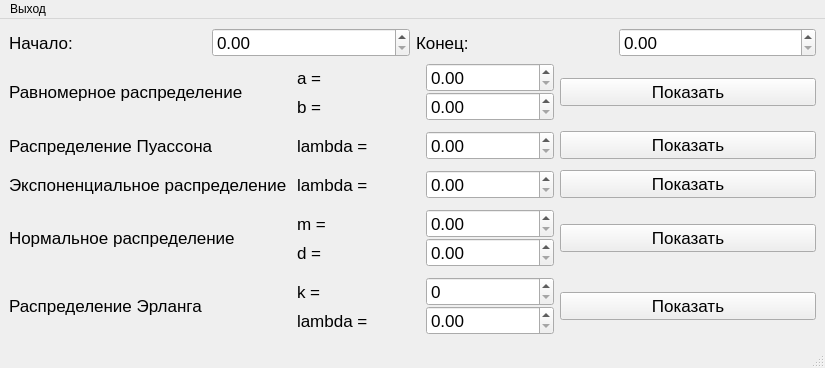
<?xml version="1.0" encoding="UTF-8"?>
<ui version="4.0">
 <class>MainWindow</class>
 <widget class="QMainWindow" name="MainWindow">
  <property name="geometry">
   <rect>
    <x>0</x>
    <y>0</y>
    <width>825</width>
    <height>368</height>
   </rect>
  </property>
  <property name="windowTitle">
   <string>MainWindow</string>
  </property>
  <widget class="QWidget" name="centralwidget">
   <layout class="QVBoxLayout" name="verticalLayout_4">
    <property name="sizeConstraint">
     <enum>QLayout::SetDefaultConstraint</enum>
    </property>
    <item>
     <layout class="QHBoxLayout" name="horizontalLayout">
      <property name="sizeConstraint">
       <enum>QLayout::SetNoConstraint</enum>
      </property>
      <item>
       <widget class="QLabel" name="label">
        <property name="font">
         <font>
          <pointsize>13</pointsize>
         </font>
        </property>
        <property name="text">
         <string>Начало: </string>
        </property>
       </widget>
      </item>
      <item>
       <widget class="QDoubleSpinBox" name="a_spb">
        <property name="font">
         <font>
          <pointsize>13</pointsize>
         </font>
        </property>
       </widget>
      </item>
      <item>
       <widget class="QLabel" name="label_2">
        <property name="font">
         <font>
          <pointsize>13</pointsize>
         </font>
        </property>
        <property name="text">
         <string>Конец: </string>
        </property>
       </widget>
      </item>
      <item>
       <widget class="QDoubleSpinBox" name="b_spb">
        <property name="font">
         <font>
          <pointsize>13</pointsize>
         </font>
        </property>
       </widget>
      </item>
     </layout>
    </item>
    <item>
     <layout class="QGridLayout" name="gridLayout">
      <property name="sizeConstraint">
       <enum>QLayout::SetDefaultConstraint</enum>
      </property>
      <property name="verticalSpacing">
       <number>10</number>
      </property>
      <item row="3" column="2">
       <widget class="QPushButton" name="normal_show_btn">
        <property name="font">
         <font>
          <pointsize>13</pointsize>
         </font>
        </property>
        <property name="text">
         <string>Показать</string>
        </property>
       </widget>
      </item>
      <item row="1" column="0">
       <widget class="QLabel" name="label_4">
        <property name="font">
         <font>
          <pointsize>13</pointsize>
         </font>
        </property>
        <property name="text">
         <string>Распределение Пуассона</string>
        </property>
       </widget>
      </item>
      <item row="2" column="0">
       <widget class="QLabel" name="label_7">
        <property name="font">
         <font>
          <pointsize>13</pointsize>
         </font>
        </property>
        <property name="text">
         <string>Экспоненциальное распределение </string>
        </property>
       </widget>
      </item>
      <item row="2" column="2">
       <widget class="QPushButton" name="exponential_show_btn">
        <property name="font">
         <font>
          <pointsize>13</pointsize>
         </font>
        </property>
        <property name="text">
         <string>Показать</string>
        </property>
       </widget>
      </item>
      <item row="0" column="2">
       <widget class="QPushButton" name="uniform_show_btn">
        <property name="font">
         <font>
          <pointsize>13</pointsize>
         </font>
        </property>
        <property name="text">
         <string>Показать</string>
        </property>
       </widget>
      </item>
      <item row="3" column="0">
       <widget class="QLabel" name="label_8">
        <property name="font">
         <font>
          <pointsize>13</pointsize>
         </font>
        </property>
        <property name="text">
         <string>Нормальное распределение </string>
        </property>
       </widget>
      </item>
      <item row="1" column="1">
       <layout class="QHBoxLayout" name="horizontalLayout_3">
        <item>
         <widget class="QLabel" name="label_5">
          <property name="font">
           <font>
            <pointsize>13</pointsize>
           </font>
          </property>
          <property name="text">
           <string>lambda = </string>
          </property>
         </widget>
        </item>
        <item>
         <widget class="QDoubleSpinBox" name="poisson_lambda_spb">
          <property name="font">
           <font>
            <pointsize>13</pointsize>
           </font>
          </property>
         </widget>
        </item>
       </layout>
      </item>
      <item row="2" column="1">
       <layout class="QHBoxLayout" name="horizontalLayout_4">
        <item>
         <widget class="QLabel" name="label_6">
          <property name="font">
           <font>
            <pointsize>13</pointsize>
           </font>
          </property>
          <property name="text">
           <string>lambda = </string>
          </property>
         </widget>
        </item>
        <item>
         <widget class="QDoubleSpinBox" name="exponential_lambda_spb">
          <property name="font">
           <font>
            <pointsize>13</pointsize>
           </font>
          </property>
         </widget>
        </item>
       </layout>
      </item>
      <item row="3" column="1">
       <layout class="QVBoxLayout" name="verticalLayout">
        <item>
         <layout class="QHBoxLayout" name="horizontalLayout_5">
          <item>
           <widget class="QLabel" name="label_9">
            <property name="font">
             <font>
              <pointsize>13</pointsize>
             </font>
            </property>
            <property name="text">
             <string>m = </string>
            </property>
           </widget>
          </item>
          <item>
           <widget class="QDoubleSpinBox" name="normal_m_spb">
            <property name="font">
             <font>
              <pointsize>13</pointsize>
             </font>
            </property>
           </widget>
          </item>
         </layout>
        </item>
        <item>
         <layout class="QHBoxLayout" name="horizontalLayout_6">
          <item>
           <widget class="QLabel" name="label_10">
            <property name="font">
             <font>
              <pointsize>13</pointsize>
             </font>
            </property>
            <property name="text">
             <string>d = </string>
            </property>
           </widget>
          </item>
          <item>
           <widget class="QDoubleSpinBox" name="normal_d_spb">
            <property name="font">
             <font>
              <pointsize>13</pointsize>
             </font>
            </property>
           </widget>
          </item>
         </layout>
        </item>
       </layout>
      </item>
      <item row="1" column="2">
       <widget class="QPushButton" name="poisson_show_btn">
        <property name="font">
         <font>
          <pointsize>13</pointsize>
         </font>
        </property>
        <property name="text">
         <string>Показать</string>
        </property>
       </widget>
      </item>
      <item row="0" column="0">
       <widget class="QLabel" name="label_3">
        <property name="font">
         <font>
          <pointsize>13</pointsize>
         </font>
        </property>
        <property name="text">
         <string>Равномерное распределение </string>
        </property>
       </widget>
      </item>
      <item row="4" column="0">
       <widget class="QLabel" name="label_15">
        <property name="font">
         <font>
          <pointsize>13</pointsize>
         </font>
        </property>
        <property name="text">
         <string>Распределение Эрланга</string>
        </property>
       </widget>
      </item>
      <item row="4" column="1">
       <layout class="QVBoxLayout" name="verticalLayout_3">
        <item>
         <layout class="QHBoxLayout" name="horizontalLayout_9">
          <item>
           <widget class="QLabel" name="label_13">
            <property name="font">
             <font>
              <pointsize>13</pointsize>
             </font>
            </property>
            <property name="text">
             <string>k = </string>
            </property>
           </widget>
          </item>
          <item>
           <widget class="QSpinBox" name="erlang_k_spb">
            <property name="font">
             <font>
              <pointsize>13</pointsize>
             </font>
            </property>
           </widget>
          </item>
         </layout>
        </item>
        <item>
         <layout class="QHBoxLayout" name="horizontalLayout_10">
          <item>
           <widget class="QLabel" name="label_14">
            <property name="font">
             <font>
              <pointsize>13</pointsize>
             </font>
            </property>
            <property name="text">
             <string>lambda = </string>
            </property>
           </widget>
          </item>
          <item>
           <widget class="QDoubleSpinBox" name="erlang_lambda_spb">
            <property name="font">
             <font>
              <pointsize>13</pointsize>
             </font>
            </property>
           </widget>
          </item>
         </layout>
        </item>
       </layout>
      </item>
      <item row="4" column="2">
       <widget class="QPushButton" name="erlang_show_btn">
        <property name="font">
         <font>
          <pointsize>13</pointsize>
         </font>
        </property>
        <property name="text">
         <string>Показать</string>
        </property>
       </widget>
      </item>
      <item row="0" column="1">
       <layout class="QVBoxLayout" name="verticalLayout_2">
        <item>
         <layout class="QHBoxLayout" name="horizontalLayout_7">
          <item>
           <widget class="QLabel" name="label_11">
            <property name="font">
             <font>
              <pointsize>13</pointsize>
             </font>
            </property>
            <property name="text">
             <string>a = </string>
            </property>
           </widget>
          </item>
          <item>
           <widget class="QDoubleSpinBox" name="uniform_a_spb">
            <property name="font">
             <font>
              <pointsize>13</pointsize>
             </font>
            </property>
           </widget>
          </item>
         </layout>
        </item>
        <item>
         <layout class="QHBoxLayout" name="horizontalLayout_8">
          <item>
           <widget class="QLabel" name="label_12">
            <property name="font">
             <font>
              <pointsize>13</pointsize>
             </font>
            </property>
            <property name="text">
             <string>b = </string>
            </property>
           </widget>
          </item>
          <item>
           <widget class="QDoubleSpinBox" name="uniform_b_spb">
            <property name="font">
             <font>
              <pointsize>13</pointsize>
             </font>
            </property>
           </widget>
          </item>
         </layout>
        </item>
       </layout>
      </item>
     </layout>
    </item>
   </layout>
  </widget>
  <widget class="QMenuBar" name="menubar">
   <property name="geometry">
    <rect>
     <x>0</x>
     <y>0</y>
     <width>825</width>
     <height>22</height>
    </rect>
   </property>
   <widget class="QMenu" name="exit_pbtn">
    <property name="title">
     <string>Выход</string>
    </property>
   </widget>
   <addaction name="exit_pbtn"/>
  </widget>
  <widget class="QStatusBar" name="statusbar"/>
 </widget>
 <resources/>
 <connections/>
</ui>
